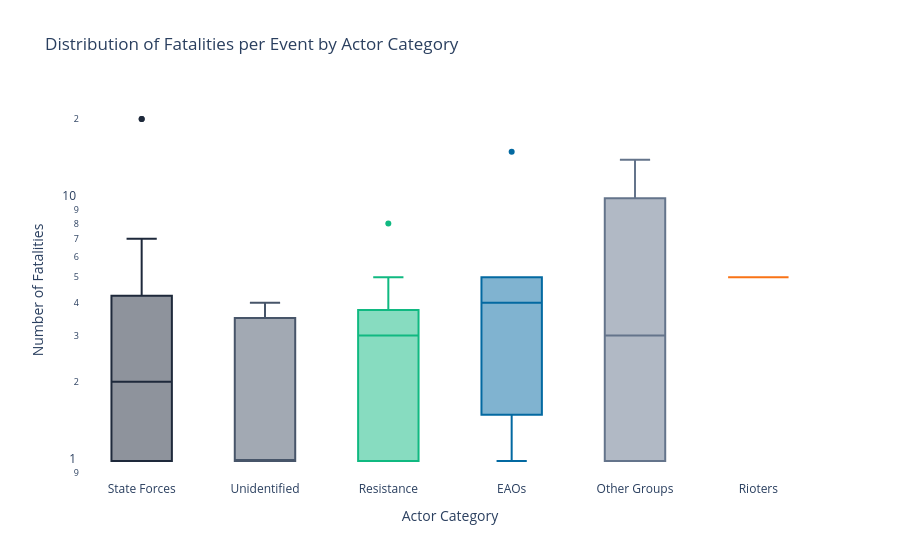

Notebook code for this chart:
### Code cell
import pandas as pd
import plotly.express as px
import os

# --- Data Loading ---
DATA_PATH = '../../data/myanmar_conflict_clean.csv'
if not os.path.exists(DATA_PATH):
    print(f'Error: Data file not found at {DATA_PATH}')
else:
    df = pd.read_csv(DATA_PATH)
    df['event_date'] = pd.to_datetime(df['event_date'])
    df = df[df['event_date'] >= '2021-02-01']

    # --- Helper Function ---
    def categorize_actor(actor_name):
        if pd.isna(actor_name): return 'Unidentified'
        name = str(actor_name).lower()
        if any(x in name for x in ['military forces of myanmar', 'police forces of myanmar', 'state administration council', 'border guard force', 'people\'s militia force']):
            return 'State Forces'
        elif any(x in name for x in ['pyu saw htee', 'thway thauk', 'blood comrades', 'swan arr shin', 'pro-military']):
            return 'Pro-Junta Militia'
        resistance_keywords = ['pdf', 'people\'s defense force', 'local defense force', 'kndf', 'karenni nationalities defense force', 'chinland defense force', 'cdf', 'guerrilla', 'resistance', 'attack force', 'generation z', 'gen z', 'drone strike', 'militia', 'security force', 'freedom force', 'tiger force', 'ranger group', 'truth army']
        if any(x in name for x in resistance_keywords):
            return 'Resistance'
        eao_keywords = ['knu', 'knla', 'kndo', 'kia', 'kio', 'tnla', 'pslf', 'mndaa', 'mntjp', 'aa ', 'ula', 'rcss', 'ssa', 'knpp', 'ka ', 'cnf', 'cna', 'pno', 'brotherhood alliance', 'northern alliance', 'three brotherhood', 'absdf', 'kachin', 'karen', 'shan state', 'arakan', 'mon state', 'nmsp', 'nmla', 'chin brotherhood', 'rohingya', 'arsa', 'kaw thoo lei', 'pa-oh', 'ta\'ang', 'palaung', 'kokang', 'wa state', 'uwsa', 'naga', 'nscn', 'ktla']
        if any(x in name for x in eao_keywords):
            return 'EAOs'
        if 'protesters' in name: return 'Protesters'
        elif 'rioters' in name: return 'Rioters'
        elif 'civilians' in name: return 'Civilians'
        if 'unidentified' in name: return 'Unidentified'
        else: return 'Other Groups'

    # --- Categorize ---
    df['Actor_Category'] = df['actor1'].apply(categorize_actor)
    fatal_events = df[df['fatalities'] > 0].copy()

    # --- Generate Plot ---
    fig = px.box(
        fatal_events, 
        x='Actor_Category', 
        y='fatalities', 
        color='Actor_Category',
        title='Distribution of Fatalities per Event by Actor Category',
        labels={'fatalities': 'Number of Fatalities', 'Actor_Category': 'Actor Category'},
        color_discrete_map={
            'State Forces': '#1e293b', 'Pro-Junta Militia': '#991b1b', 'Resistance': '#10b981', 
            'EAOs': '#0369a1', 'Civilians': '#f59e0b', 'Protesters': '#8b5cf6', 
            'Rioters': '#f97316', 'Unidentified': '#475569', 'Other Groups': '#64748b'
        }
    )
    
    fig.update_layout(
        paper_bgcolor='white', 
        plot_bgcolor='white',
        showlegend=False,
        yaxis=dict(type='log')
    )
    
    fig.show()

### Figure 1 — Plotly figure (JSON) as saved in the notebook; plotly's stock layout.template omitted (floating-point values rounded to 4 significant figures)
{"data": [{"alignmentgroup": "True", "hovertemplate": "Actor Category=%{x}<br>Number of Fatalities=%{y}<extra></extra>", "legendgroup": "State Forces", "marker": {"color": "#1e293b"}, "name": "State Forces", "notched": false, "offsetgroup": "State Forces", "orientation": "v", "showlegend": true, "type": "box", "x": ["State Forces", "State Forces", "State Forces", "State Forces", "State Forces", "State Forces", "State Forces", "State Forces", "State Forces", "State Forces", "State Forces", "State Forces", "State Forces", "State Forces", "State Forces", "State Forces", "State Forces", "State Forces", "State Forces", "State Forces", "State Forces", "State Forces", "State Forces", "State Forces", "State Forces", "State Forces", "State Forces", "State Forces", "State Forces", "State Forces", "State Forces", "State Forces", "State Forces"], "x0": " ", "xaxis": "x", "y": [2, 1, 20, 1, 6, 5, 5, 1, 3, 1, 1, 1, 7, 3, 3, 1, 6, 2, 1, 1, 1, 4, 1, 2, 2, 1, 2, 2, 20, 5, 2, 1, 1], "y0": " ", "yaxis": "y"}, {"alignmentgroup": "True", "hovertemplate": "Actor Category=%{x}<br>Number of Fatalities=%{y}<extra></extra>", "legendgroup": "Unidentified", "marker": {"color": "#475569"}, "name": "Unidentified", "notched": false, "offsetgroup": "Unidentified", "orientation": "v", "showlegend": true, "type": "box", "x": ["Unidentified", "Unidentified", "Unidentified", "Unidentified", "Unidentified", "Unidentified", "Unidentified", "Unidentified", "Unidentified", "Unidentified", "Unidentified", "Unidentified"], "x0": " ", "xaxis": "x", "y": [1, 4, 1, 1, 1, 1, 1, 4, 1, 3, 4, 3], "y0": " ", "yaxis": "y"}, {"alignmentgroup": "True", "hovertemplate": "Actor Category=%{x}<br>Number of Fatalities=%{y}<extra></extra>", "legendgroup": "Resistance", "marker": {"color": "#10b981"}, "name": "Resistance", "notched": false, "offsetgroup": "Resistance", "orientation": "v", "showlegend": true, "type": "box", "x": ["Resistance", "Resistance", "Resistance", "Resistance", "Resistance", "Resistance", "Resistance", "Resistance", "Resistance", "Resistance", "Resistance", "Resistance", "Resistance", "Resistance", "Resistance", "Resistance", "Resistance", "Resistance", "Resistance"], "x0": " ", "xaxis": "x", "y": [3, 1, 4, 3, 2, 5, 3, 1, 1, 3, 3, 1, 4, 2, 1, 1, 4, 2, 8], "y0": " ", "yaxis": "y"}, {"alignmentgroup": "True", "hovertemplate": "Actor Category=%{x}<br>Number of Fatalities=%{y}<extra></extra>", "legendgroup": "EAOs", "marker": {"color": "#0369a1"}, "name": "EAOs", "notched": false, "offsetgroup": "EAOs", "orientation": "v", "showlegend": true, "type": "box", "x": ["EAOs", "EAOs", "EAOs", "EAOs", "EAOs", "EAOs", "EAOs"], "x0": " ", "xaxis": "x", "y": [1, 1, 5, 4, 15, 3, 5], "y0": " ", "yaxis": "y"}, {"alignmentgroup": "True", "hovertemplate": "Actor Category=%{x}<br>Number of Fatalities=%{y}<extra></extra>", "legendgroup": "Other Groups", "marker": {"color": "#64748b"}, "name": "Other Groups", "notched": false, "offsetgroup": "Other Groups", "orientation": "v", "showlegend": true, "type": "box", "x": ["Other Groups", "Other Groups", "Other Groups", "Other Groups", "Other Groups", "Other Groups", "Other Groups", "Other Groups"], "x0": " ", "xaxis": "x", "y": [1, 14, 5, 12, 1, 1, 8, 1], "y0": " ", "yaxis": "y"}, {"alignmentgroup": "True", "hovertemplate": "Actor Category=%{x}<br>Number of Fatalities=%{y}<extra></extra>", "legendgroup": "Rioters", "marker": {"color": "#f97316"}, "name": "Rioters", "notched": false, "offsetgroup": "Rioters", "orientation": "v", "showlegend": true, "type": "box", "x": ["Rioters"], "x0": " ", "xaxis": "x", "y": [5], "y0": " ", "yaxis": "y"}], "layout": {"boxmode": "overlay", "legend": {"title": {"text": "Actor Category"}, "tracegroupgap": 0}, "paper_bgcolor": "white", "plot_bgcolor": "white", "showlegend": false, "title": {"text": "Distribution of Fatalities per Event by Actor Category"}, "xaxis": {"anchor": "y", "categoryarray": ["State Forces", "Unidentified", "Resistance", "EAOs", "Other Groups", "Rioters"], "categoryorder": "array", "domain": [0, 1], "title": {"text": "Actor Category"}}, "yaxis": {"anchor": "x", "domain": [0, 1], "title": {"text": "Number of Fatalities"}, "type": "log"}}}
